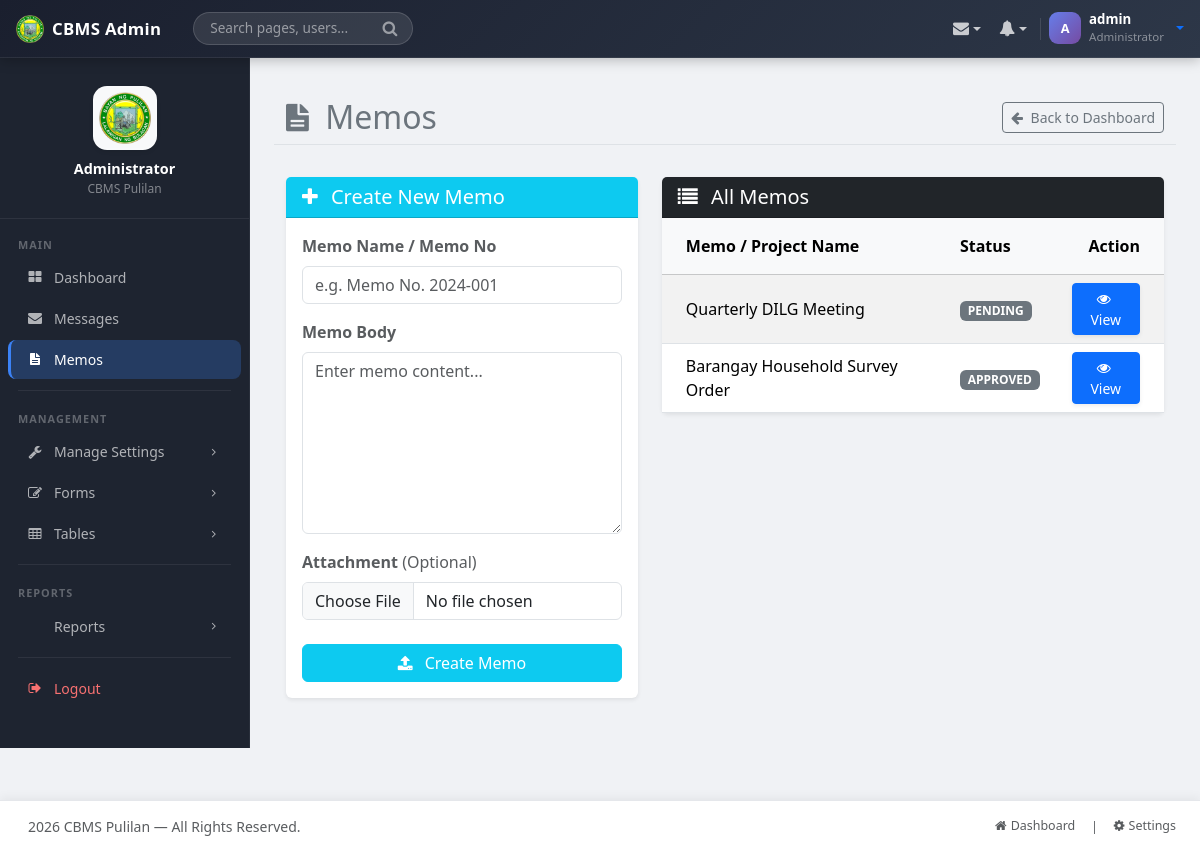
The app's page /admin_memo.php (signed in) with its own data.
### tables this page shows
CREATE TABLE IF NOT EXISTS `memo` (
  `memo_id` int NOT NULL AUTO_INCREMENT,
  `project_name` text NOT NULL,
  `project_description` text NOT NULL,
  `picture` varchar(255) DEFAULT NULL,
  `memo_date` date NOT NULL,
  `receiver` text NOT NULL,
  `memo_status` varchar(100) NOT NULL DEFAULT 'PENDING',
  `notification_status` varchar(100) NOT NULL DEFAULT 'UNSEEN',
  PRIMARY KEY (`memo_id`)
);

### admin_memo.php (the view, shortened to what this page needs)
<?php
include('../pulilan/adminnav.php');
?>
<div class="container-fluid">
    <div class="row mb-3">
        <div class="col-12 d-flex justify-content-between align-items-center mt-3 mb-3 border-bottom pb-2">
            <h2 class="text-secondary mb-0">
                <i class="fa fa-file-text me-2"></i> Memos
            </h2>
            <a href="adminindex.php" class="btn btn-sm btn-outline-secondary">
                <i class="fa fa-arrow-left me-1"></i> Back to Dashboard
            </a>
        </div>
    </div>
    <div class="row g-4">
        <div class="col-lg-5">
            <div class="card shadow-sm border-0">
                <div class="card-header bg-info text-white">
                    <h5 class="card-title mb-0"><i class="fa fa-plus me-2"></i> Create New Memo</h5>
                </div>
                <div class="card-body">
                    <form method="POST" action="achievment/create_memo.php" enctype="multipart/form-data">
                        <div class="mb-3">
                            <label class="form-label fw-bold text-muted">Memo Name / Memo No</label>
                            <input type="text" name="memo" class="form-control" placeholder="e.g. Memo No. 2024-001" required>
                        </div>
                        <div class="mb-3">
                            <label class="form-label fw-bold text-muted">Memo Body</label>
                            <textarea name="memo_body" class="form-control" placeholder="Enter memo content..." rows="7" required></textarea>
                        </div>
                        <div class="mb-4">
                            <label for="picture" class="form-label fw-bold text-muted">Attachment <span class="text-muted fw-normal">(Optional)</span></label>
                            <input type="file" name="picture" id="picture" class="form-control">
                        </div>
                        <button type="submit" name="send_memo" class="btn btn-info text-white w-100">
                            <i class="fa fa-upload me-2"></i> Create Memo
                        </button>
                    </form>
                </div>
            </div>
        </div>
        <div class="col-lg-7">
            <div class="card shadow-sm border-0">
                <div class="card-header bg-dark text-white">
                    <h5 class="card-title mb-0"><i class="fa fa-list me-2"></i> All Memos</h5>
                </div>
                <div class="card-body p-0">
                    <div class="table-responsive">
                        <table class="table table-hover table-striped mb-0">
                            <thead class="table-light">
                                <tr>
                                    <th class="px-4 py-3">Memo / Project Name</th>
                                    <th class="py-3">Status</th>
                                    <th class="text-end px-4 py-3">Action</th>
                                </tr>
                            </thead>
                            <tbody>
                                <?php
                                    $view_memo_query = mysqli_query($con, "SELECT * FROM memo ORDER BY memo_id DESC");
                                    $memo_count = $view_memo_query ? mysqli_num_rows($view_memo_query) : 0;
                                    if ($memo_count > 0) {
                                        while ($view_m = mysqli_fetch_array($view_memo_query)):
                                ?>
                                <tr>
                                    <td class="align-middle px-4"><?php echo htmlspecialchars($view_m['project_name'] ?? ''); ?></td>
                                    <td class="align-middle">
                                        <span class="badge bg-secondary"><?php echo htmlspecialchars($view_m['memo_status'] ?? ''); ?></span>
                                    </td>
                                    <td class="text-end align-middle px-4">
                                        <a href="memo.php?view=<?php echo htmlspecialchars($view_m['memo_id']); ?>" class="btn btn-sm btn-primary shadow-sm">
                                            <i class="fa fa-eye me-1"></i> View
                                        </a>
                                    </td>
                                </tr>
                                <?php endwhile; } ?>
                            </tbody>
                        </table>
                    </div>
                </div>
            </div>
        </div>
    </div>
</div>
<?php include('adminfooter.php'); ?>

### adminnav.php (style rules this page uses)
:root { --sidebar-width: 250px; --navbar-height: 58px; --sidebar-bg: #1e2430; --sidebar-hover: rgba(255,255,255,0.08); --sidebar-active: rgba(59, 130, 246, 0.25); --sidebar-active-border: #3b82f6; --footer-height: 52px; }
* { box-sizing: border-box; }
body { padding-top: var(--navbar-height); padding-bottom: var(--footer-height); background-color: #f0f2f5; font-family: 'Segoe UI', system-ui, -apple-system, sans-serif; }

### records on screen
memo: project_name "Quarterly DILG Meeting", memo_status "PENDING"
memo: project_name "Barangay Household Survey Order", memo_status "APPROVED"

### other values on screen
substr($_SESSION['username'] ?? 'A', 0, 1) "A"
$_SESSION['username'] "admin"
